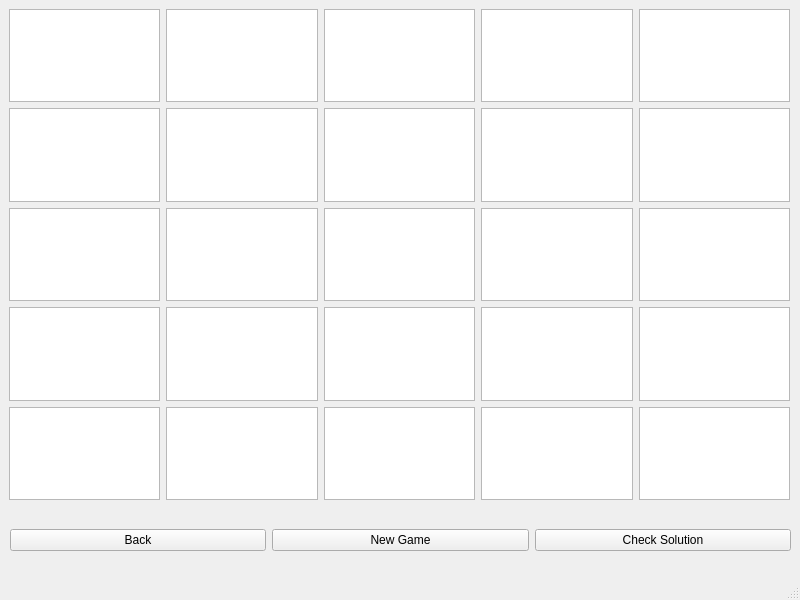
<?xml version="1.0" encoding="UTF-8"?>
<ui version="4.0">
 <class>Hidato5x5</class>
 <widget class="QMainWindow" name="Hidato5x5">
  <property name="geometry">
   <rect>
    <x>0</x>
    <y>0</y>
    <width>800</width>
    <height>600</height>
   </rect>
  </property>
  <property name="windowTitle">
   <string>MainWindow</string>
  </property>
  <widget class="QWidget" name="centralwidget">
   <widget class="QWidget" name="gridLayoutWidget">
    <property name="geometry">
     <rect>
      <x>9</x>
      <y>9</y>
      <width>781</width>
      <height>491</height>
     </rect>
    </property>
    <layout class="QGridLayout" name="gridLayout">
     <item row="0" column="0">
      <widget class="QTextEdit" name="text_number_0">
       <property name="font">
        <font>
         <pointsize>40</pointsize>
        </font>
       </property>
      </widget>
     </item>
     <item row="3" column="0">
      <widget class="QTextEdit" name="text_number_15">
       <property name="font">
        <font>
         <pointsize>40</pointsize>
        </font>
       </property>
      </widget>
     </item>
     <item row="1" column="0">
      <widget class="QTextEdit" name="text_number_5">
       <property name="font">
        <font>
         <pointsize>40</pointsize>
        </font>
       </property>
      </widget>
     </item>
     <item row="0" column="1">
      <widget class="QTextEdit" name="text_number_1">
       <property name="font">
        <font>
         <pointsize>40</pointsize>
        </font>
       </property>
      </widget>
     </item>
     <item row="2" column="0">
      <widget class="QTextEdit" name="text_number_10">
       <property name="font">
        <font>
         <pointsize>40</pointsize>
        </font>
       </property>
      </widget>
     </item>
     <item row="0" column="2">
      <widget class="QTextEdit" name="text_number_2">
       <property name="font">
        <font>
         <pointsize>40</pointsize>
        </font>
       </property>
      </widget>
     </item>
     <item row="4" column="0">
      <widget class="QTextEdit" name="text_number_20">
       <property name="font">
        <font>
         <pointsize>40</pointsize>
        </font>
       </property>
      </widget>
     </item>
     <item row="3" column="3">
      <widget class="QTextEdit" name="text_number_18">
       <property name="font">
        <font>
         <pointsize>40</pointsize>
        </font>
       </property>
      </widget>
     </item>
     <item row="4" column="1">
      <widget class="QTextEdit" name="text_number_21">
       <property name="font">
        <font>
         <pointsize>40</pointsize>
        </font>
       </property>
      </widget>
     </item>
     <item row="3" column="4">
      <widget class="QTextEdit" name="text_number_19">
       <property name="font">
        <font>
         <pointsize>40</pointsize>
        </font>
       </property>
      </widget>
     </item>
     <item row="4" column="2">
      <widget class="QTextEdit" name="text_number_22">
       <property name="font">
        <font>
         <pointsize>40</pointsize>
        </font>
       </property>
      </widget>
     </item>
     <item row="4" column="3">
      <widget class="QTextEdit" name="text_number_23">
       <property name="font">
        <font>
         <pointsize>40</pointsize>
        </font>
       </property>
      </widget>
     </item>
     <item row="4" column="4">
      <widget class="QTextEdit" name="text_number_24">
       <property name="font">
        <font>
         <pointsize>40</pointsize>
        </font>
       </property>
      </widget>
     </item>
     <item row="0" column="3">
      <widget class="QTextEdit" name="text_number_3">
       <property name="font">
        <font>
         <pointsize>40</pointsize>
        </font>
       </property>
      </widget>
     </item>
     <item row="0" column="4">
      <widget class="QTextEdit" name="text_number_4">
       <property name="font">
        <font>
         <pointsize>40</pointsize>
        </font>
       </property>
      </widget>
     </item>
     <item row="1" column="2">
      <widget class="QTextEdit" name="text_number_7">
       <property name="font">
        <font>
         <pointsize>40</pointsize>
        </font>
       </property>
      </widget>
     </item>
     <item row="1" column="3">
      <widget class="QTextEdit" name="text_number_8">
       <property name="font">
        <font>
         <pointsize>40</pointsize>
        </font>
       </property>
      </widget>
     </item>
     <item row="1" column="4">
      <widget class="QTextEdit" name="text_number_9">
       <property name="font">
        <font>
         <pointsize>40</pointsize>
        </font>
       </property>
      </widget>
     </item>
     <item row="2" column="2">
      <widget class="QTextEdit" name="text_number_12">
       <property name="font">
        <font>
         <pointsize>40</pointsize>
        </font>
       </property>
      </widget>
     </item>
     <item row="2" column="1">
      <widget class="QTextEdit" name="text_number_11">
       <property name="font">
        <font>
         <pointsize>40</pointsize>
        </font>
       </property>
      </widget>
     </item>
     <item row="2" column="3">
      <widget class="QTextEdit" name="text_number_13">
       <property name="font">
        <font>
         <pointsize>40</pointsize>
        </font>
       </property>
      </widget>
     </item>
     <item row="2" column="4">
      <widget class="QTextEdit" name="text_number_14">
       <property name="font">
        <font>
         <pointsize>40</pointsize>
        </font>
       </property>
      </widget>
     </item>
     <item row="3" column="1">
      <widget class="QTextEdit" name="text_number_16">
       <property name="font">
        <font>
         <pointsize>40</pointsize>
        </font>
       </property>
      </widget>
     </item>
     <item row="3" column="2">
      <widget class="QTextEdit" name="text_number_17">
       <property name="font">
        <font>
         <pointsize>40</pointsize>
        </font>
       </property>
      </widget>
     </item>
     <item row="1" column="1">
      <widget class="QTextEdit" name="text_number_6">
       <property name="font">
        <font>
         <pointsize>40</pointsize>
        </font>
       </property>
      </widget>
     </item>
    </layout>
   </widget>
   <widget class="QWidget" name="horizontalLayoutWidget">
    <property name="geometry">
     <rect>
      <x>10</x>
      <y>500</y>
      <width>781</width>
      <height>80</height>
     </rect>
    </property>
    <layout class="QHBoxLayout" name="horizontalLayout">
     <item>
      <widget class="QPushButton" name="button_back">
       <property name="text">
        <string>Back</string>
       </property>
      </widget>
     </item>
     <item>
      <widget class="QPushButton" name="button_new">
       <property name="text">
        <string>New Game</string>
       </property>
      </widget>
     </item>
     <item>
      <widget class="QPushButton" name="button_check">
       <property name="text">
        <string>Check Solution</string>
       </property>
      </widget>
     </item>
    </layout>
   </widget>
  </widget>
  <widget class="QMenuBar" name="menubar">
   <property name="geometry">
    <rect>
     <x>0</x>
     <y>0</y>
     <width>800</width>
     <height>21</height>
    </rect>
   </property>
  </widget>
  <widget class="QStatusBar" name="statusbar"/>
 </widget>
 <resources/>
 <connections/>
</ui>
